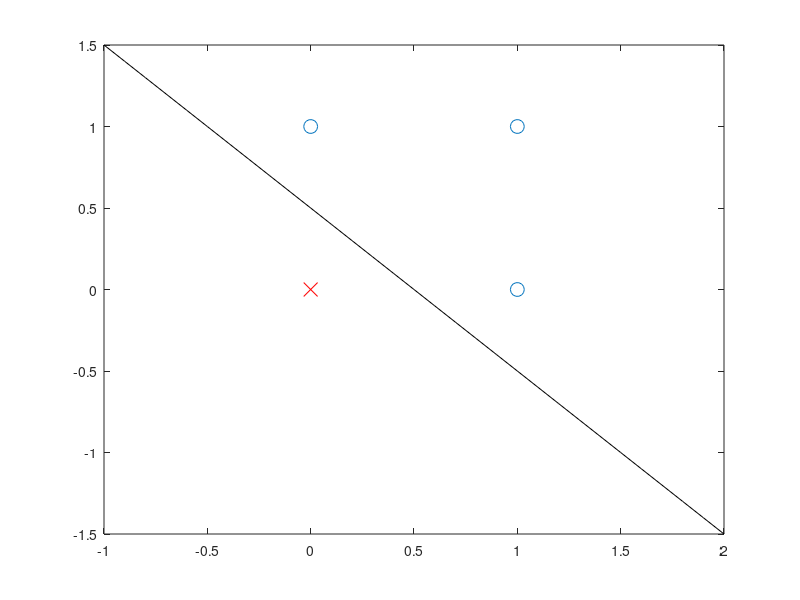

Recreate this plot in MATLAB.
function plot_nor_gate()
  x = [-1:0.1:2];
  y = 0.5 - x;
  tx = [0];
  ty = [0];
  fx = [0 1 1];
  fy = [1 0 1];
  plot(fx, fy, 'o', 'markersize', 10, tx, ty, 'x', 'color', 'r', 'markersize', 10, x, y, 'color', 'k');
endfunction